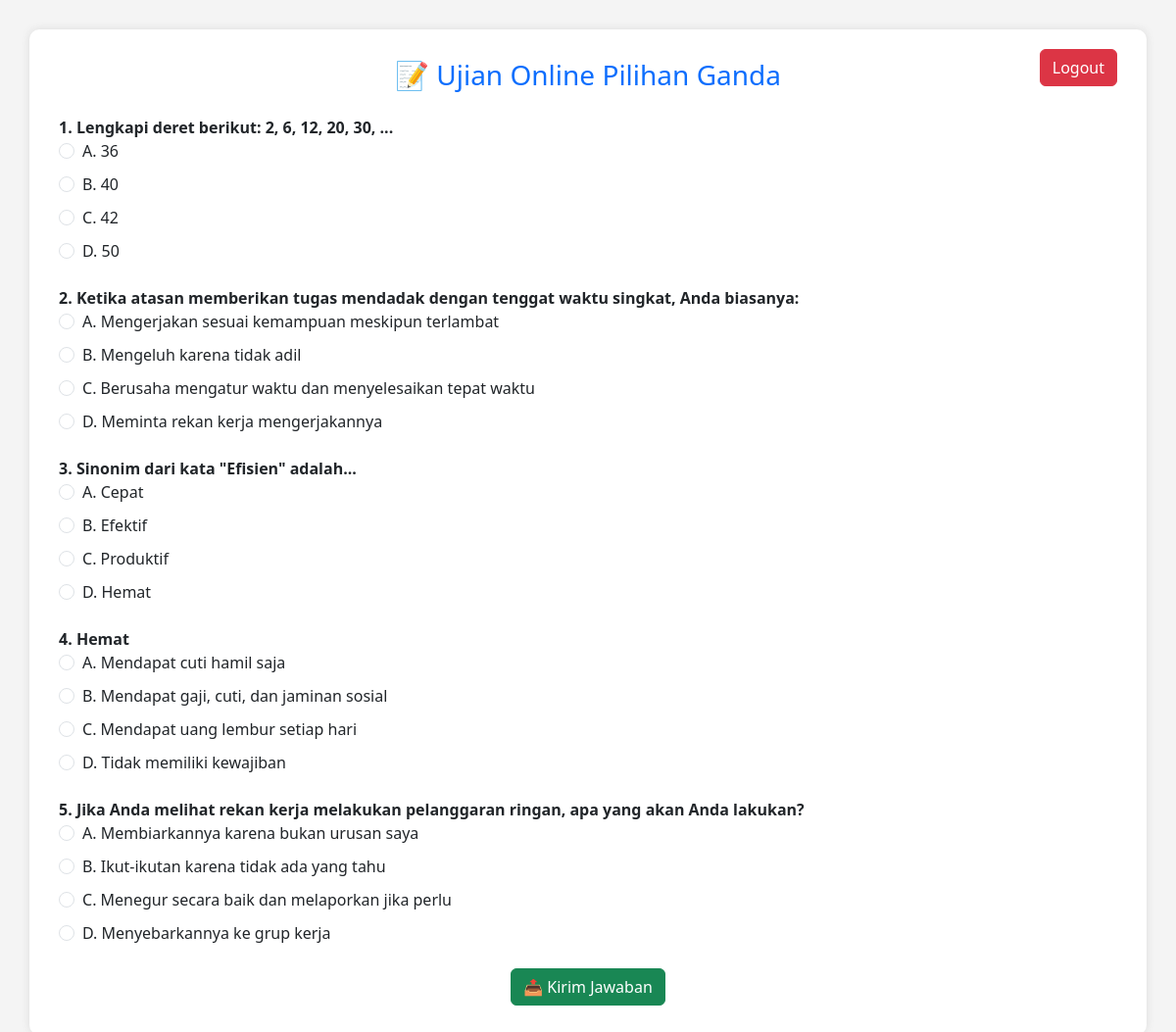
Screenshot of /ujian.php (signed in) with the database file from the repository.
### tables this page shows
CREATE TABLE `soal_ujian` (
  `id` int(11) NOT NULL,
  `pertanyaan` text NOT NULL,
  `pilihan_a` varchar(255) NOT NULL,
  `pilihan_b` varchar(255) NOT NULL,
  `pilihan_c` varchar(255) NOT NULL,
  `pilihan_d` varchar(255) NOT NULL,
  `jawaban` char(1) NOT NULL,
  `created_at` timestamp NOT NULL DEFAULT current_timestamp()
);

### ujian.php (the view, shortened to what this page needs)
<?php
include 'koneksi.php';
$nik = $_SESSION['pelamar'];
$soal_list = [];
$result = mysqli_query($conn, "SELECT * FROM soal_ujian");
while ($row = mysqli_fetch_assoc($result)) {
    $soal_list[] = $row;
}
$stmt_cek = $conn->prepare("SELECT COUNT(*) as total FROM jawaban_pelamar WHERE pelamar_nik = ?");
$stmt_cek->bind_param("s", $nik);
$stmt_cek->execute();
$result_cek = $stmt_cek->get_result()->fetch_assoc();
$sudah_ujian = $result_cek['total'] > 0;
?>
<!DOCTYPE html>
<html lang="id">
<head>
    <link href="https://cdn.jsdelivr.net/npm/bootstrap@5.3.0/dist/css/bootstrap.min.css" rel="stylesheet">
</head>
<body>
<div class="container position-relative">
    <a href="logout_ujian.php" class="btn btn-danger logout">Logout</a>
    <h3 class="mb-4 text-center text-primary">📝 Ujian Online Pilihan Ganda</h3>
    <?php if (!$sudah_ujian): ?>
        <form action="" method="POST">
            <?php $no = 1; ?>
            <?php foreach ($soal_list as $row): ?>
                <div class="mb-4">
                    <label class="fw-semibold"><?= $no++ ?>. <?= htmlspecialchars($row['pertanyaan']) ?></label><br>
                    <?php foreach (['a', 'b', 'c', 'd'] as $opt): ?>
                        <?php $value = htmlspecialchars($row["pilihan_$opt"]); ?>
                        <div class="form-check">
                            <input class="form-check-input" type="radio"
                                name="jawaban[<?= $row['id'] ?>]"
                                id="soal<?= $row['id'] . $opt ?>"
                                value="<?= $opt ?>"
                                required>
                            <label class="form-check-label" for="soal<?= $row['id'] . $opt ?>">
                                <?= strtoupper($opt) ?>. <?= $value ?>
                            </label>
                        </div>
                    <?php endforeach; ?>
                </div>
            <?php endforeach; ?>
            <div class="text-center">
                <button type="submit" class="btn btn-success">📤 Kirim Jawaban</button>
            </div>
        </form>
    <?php else: ?>
        <div class="alert alert-warning text-center">
            <strong>⚠️ Anda sudah mengerjakan ujian ini. Jawaban tidak dapat diubah.</strong>
        </div>
    <?php endif; ?>
</div>
</body>
</html>

### ujian.php (style rules this page uses)
body { background-color: #f4f4f4; font-family: 'Segoe UI', sans-serif; }
.container { background: #fff; padding: 30px; margin-top: 30px; border-radius: 10px; box-shadow: 0 0 10px rgba(0,0,0,0.1); }
.form-check { margin-bottom: 10px; }
.logout { position: absolute; top: 20px; right: 30px; }

### rows the page displays
soal_ujian: pertanyaan "Lengkapi deret berikut: 2, 6, 12, 20, 30, ...", opt "A", pilihan_a "36", opt "B", pilihan_b "40", opt "C", pilihan_c "42", opt "D", pilihan_d "50"
soal_ujian: pertanyaan "Ketika atasan memberikan tugas mendadak dengan tenggat waktu singkat, Anda biasanya:", opt "A", pilihan_a "Mengerjakan sesuai kemampuan meskipun terlambat", opt "B", pilihan_b "Mengeluh karena tidak adil", opt "C", pilihan_c "Berusaha mengatur waktu dan menyelesaikan tepat waktu", opt "D", pilihan_d "Meminta rekan kerja mengerjakannya"
soal_ujian: pertanyaan "Sinonim dari kata \"Efisien\" adalah...", opt "A", pilihan_a "Cepat", opt "B", pilihan_b "Efektif", opt "C", pilihan_c "Produktif", opt "D", pilihan_d "Hemat"
soal_ujian: pertanyaan "Hemat", opt "A", pilihan_a "Mendapat cuti hamil saja", opt "B", pilihan_b "Mendapat gaji, cuti, dan jaminan sosial", opt "C", pilihan_c "Mendapat uang lembur setiap hari", opt "D", pilihan_d "Tidak memiliki kewajiban"
soal_ujian: pertanyaan "Jika Anda melihat rekan kerja melakukan pelanggaran ringan, apa yang akan Anda lakukan?", opt "A", pilihan_a "Membiarkannya karena bukan urusan saya", opt "B", pilihan_b "Ikut-ikutan karena tidak ada yang tahu", opt "C", pilihan_c "Menegur secara baik dan melaporkan jika perlu", opt "D", pilihan_d "Menyebarkannya ke grup kerja"
